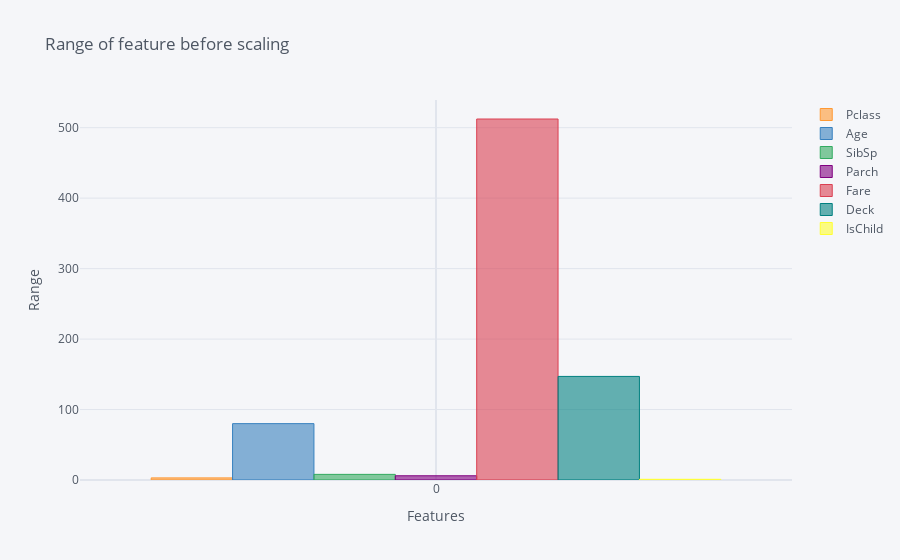

The notebook cell this image was saved under:
### Markdown cell above
### Kita perlu melakukan normalisasi data karena jika tidak datayang besar dan heterogen dapat memicu gradien yang besar sehingga kemungkinan gradien tersebut turun akan kecil. Mari kita lihat range value dari data kita.

### Code cell
ranges = titanic_df[['Pclass', 'Age', 'SibSp', 'Parch', 'Fare', 'Deck', 'IsChild']].max().to_frame().T
ranges.iplot(kind='bar', xTitle='Features', yTitle='Range', title='Range of feature before scaling')

### Figure 1 — Plotly figure (JSON) as saved in the notebook; plotly's stock layout.template omitted (floating-point values rounded to 4 significant figures)
{"data": [{"marker": {"color": "rgba(255, 153, 51, 0.6)", "line": {"color": "rgba(255, 153, 51, 1.0)", "width": 1}}, "name": "Pclass", "orientation": "v", "text": "", "type": "bar", "x": [0], "y": [3]}, {"marker": {"color": "rgba(55, 128, 191, 0.6)", "line": {"color": "rgba(55, 128, 191, 1.0)", "width": 1}}, "name": "Age", "orientation": "v", "text": "", "type": "bar", "x": [0], "y": [80]}, {"marker": {"color": "rgba(50, 171, 96, 0.6)", "line": {"color": "rgba(50, 171, 96, 1.0)", "width": 1}}, "name": "SibSp", "orientation": "v", "text": "", "type": "bar", "x": [0], "y": [8]}, {"marker": {"color": "rgba(128, 0, 128, 0.6)", "line": {"color": "rgba(128, 0, 128, 1.0)", "width": 1}}, "name": "Parch", "orientation": "v", "text": "", "type": "bar", "x": [0], "y": [6]}, {"marker": {"color": "rgba(219, 64, 82, 0.6)", "line": {"color": "rgba(219, 64, 82, 1.0)", "width": 1}}, "name": "Fare", "orientation": "v", "text": "", "type": "bar", "x": [0], "y": [512.3]}, {"marker": {"color": "rgba(0, 128, 128, 0.6)", "line": {"color": "rgba(0, 128, 128, 1.0)", "width": 1}}, "name": "Deck", "orientation": "v", "text": "", "type": "bar", "x": [0], "y": [147]}, {"marker": {"color": "rgba(255, 255, 51, 0.6)", "line": {"color": "rgba(255, 255, 51, 1.0)", "width": 1}}, "name": "IsChild", "orientation": "v", "text": "", "type": "bar", "x": [0], "y": [1]}], "layout": {"autosize": true, "legend": {"bgcolor": "#F5F6F9", "font": {"color": "#4D5663"}}, "paper_bgcolor": "#F5F6F9", "plot_bgcolor": "#F5F6F9", "title": {"font": {"color": "#4D5663"}, "text": "Range of feature before scaling"}, "xaxis": {"autorange": true, "gridcolor": "#E1E5ED", "range": [-0.5, 0.5], "showgrid": true, "tickfont": {"color": "#4D5663"}, "title": {"font": {"color": "#4D5663"}, "text": "Features"}, "type": "linear", "zerolinecolor": "#E1E5ED"}, "yaxis": {"autorange": true, "gridcolor": "#E1E5ED", "range": [0, 539.3], "showgrid": true, "tickfont": {"color": "#4D5663"}, "title": {"font": {"color": "#4D5663"}, "text": "Range"}, "type": "linear", "zerolinecolor": "#E1E5ED"}}}
